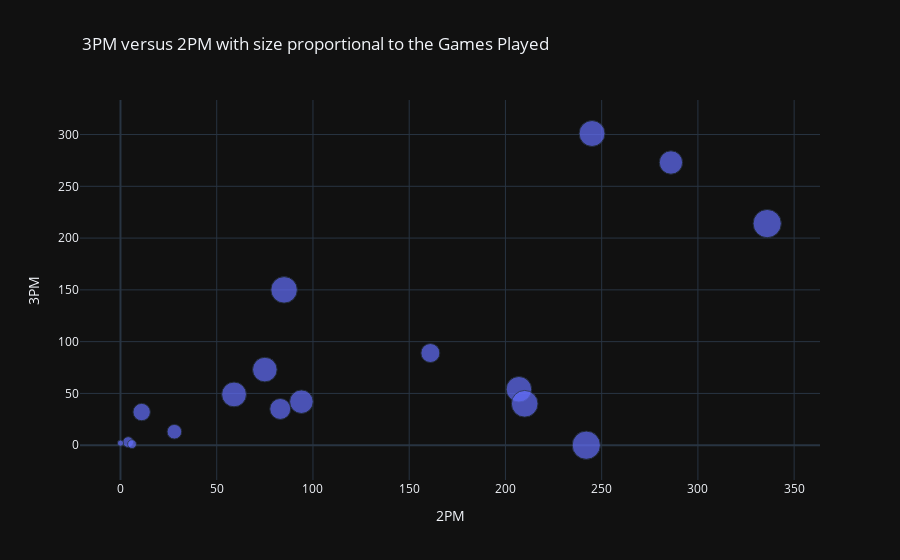

Write notebook code for a chart like this one.
### Code cell
px.scatter(data_frame= aux,
           y='3PM',
           x='2PM',
           size='GP',
           hover_data='PName',
           template='plotly_dark',
           title='3PM versus 2PM with size proportional to the Games Played').update_layout(title_x=0.35)

### Figure 1 — Plotly figure (JSON) as saved in the notebook; plotly's stock layout.template omitted (floating-point values rounded to 4 significant figures)
{"data": [{"customdata": [["Jordan Poole"], ["Stephen Curry"], ["Klay Thompson"], ["Donte DiVincenzo"], ["Jonathan Kuminga"], ["Andrew Wiggins"], ["Draymond Green"], ["Kevon Looney"], ["Anthony Lamb"], ["JaMychal Green"], ["Ty Jerome"], ["Moses Moody"], ["Patrick Baldwin Jr."], ["Gary Payton II"], ["Ryan Rollins"], ["Andre Iguodala"], ["Lester Quinones"]], "hovertemplate": "2PM=%{x}<br>3PM=%{y}<br>GP=%{marker.size}<br>PName=%{customdata[0]}<extra></extra>", "legendgroup": "", "marker": {"color": "#636efa", "size": [82, 56, 69, 72, 67, 37, 73, 82, 62, 57, 45, 63, 31, 22, 12, 8, 4], "sizemode": "area", "sizeref": 0.205, "symbol": "circle"}, "mode": "markers", "name": "", "orientation": "v", "showlegend": false, "type": "scatter", "x": [336, 286, 245, 85, 207, 161, 210, 242, 75, 94, 83, 59, 11, 28, 4, 6, 0], "xaxis": "x", "y": [214, 273, 301, 150, 54, 89, 40, 0, 73, 42, 35, 49, 32, 13, 3, 1, 2], "yaxis": "y"}], "layout": {"legend": {"itemsizing": "constant", "tracegroupgap": 0}, "title": {"text": "3PM versus 2PM with size proportional to the Games Played", "x": 0.35}, "xaxis": {"anchor": "y", "domain": [0, 1], "title": {"text": "2PM"}}, "yaxis": {"anchor": "x", "domain": [0, 1], "title": {"text": "3PM"}}}}
